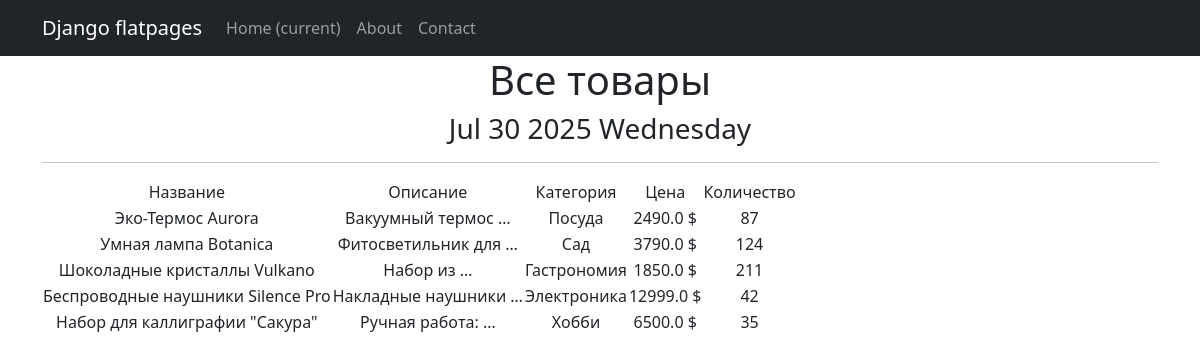
Screenshot of /products/ with the database file from the repository.
### simpleapp/models.py (models this page shows, shortened)
class Product(models.Model):
    name = models.CharField(
        max_length=50,
        unique=True
    )
    description = models.TextField()
    quantity = models.IntegerField(
        validators=[MinValueValidator(0)]
    )
    category = models.ForeignKey(
        to='Category',
        on_delete=models.CASCADE,
        related_name='products'
    )
    price = models.FloatField(
        validators=[MinValueValidator(0.0)]
    )

class Category(models.Model):
    name = models.CharField(max_length=100, unique=True)

### simpleapp/views.py (the view)
# urls.py: path('', views.product_list, name='product_list'),
def product_list(request):
    products = Product.objects.all()
    return render(request, 'simpleapp/product_list.html', {'products': products})

### simpleapp/templatetags/custom_filters.py (called while the page is built)
@register.filter()
def currency(value, code='rub'):
    postfix=CURRENCIES_SYMBOLS[code]
    return f'{value} {postfix}'

### simpleapp/templatetags/custom_tags.py (called while the page is built)
@register.simple_tag()
def current_time(format_string='%b %d %Y'):
    return datetime.utcnow().strftime(format_string)

### templates/simpleapp/product_list.html (shortened to what this page needs)
{% extends 'flatpages/default.html' %}
{% load static %}
{% load custom_filters %}
{% load custom_tags %}
{% block content %}
   <h1>Все товары</h1>
   <h3>{% current_time '%b %d %Y %A' %}</h3>
   <hr>
   {% if products %}
       <table>
           <tr>
               <td>
                   Название
               </td>
               <td>
                   Описание
               </td>
               <td>
                   Категория
               </td>
               <td>
                   Цена
               </td>
               <td>
                   Количество
               </td>
           </tr>
           {% for product in products %}
           <tr>
               <td>{{ product.name }}</td>
               <td>{{ product.description|truncatewords:2 }}</td>
               <td>{{ product.category.name }}</td>
               <td>{{ product.price|currency:"usd" }}</td>
               <td>{{ product.quantity }}</td>
           </tr>
           {% endfor %}
       </table>
   {% else %}
       <h2>Товаров нет!</h2>
   {% endif %}
{% endblock content %}

### rows the page displays
Product: name "Эко-Термос Aurora", description "Вакуумный термос …", category.name "Посуда", price "2490.0 $", quantity "87"
Product: name "Умная лампа Botanica", description "Фитосветильник для …", category.name "Сад", price "3790.0 $", quantity "124"
Product: name "Шоколадные кристаллы Vulkano", description "Набор из …", category.name "Гастрономия", price "1850.0 $", quantity "211"
Product: name "Беспроводные наушники Silence Pro", description "Накладные наушники …", category.name "Электроника", price "12999.0 $", quantity "42"
Product: name "Набор для каллиграфии \"Сакура\"", description "Ручная работа: …", category.name "Хобби", price "6500.0 $", quantity "35"
